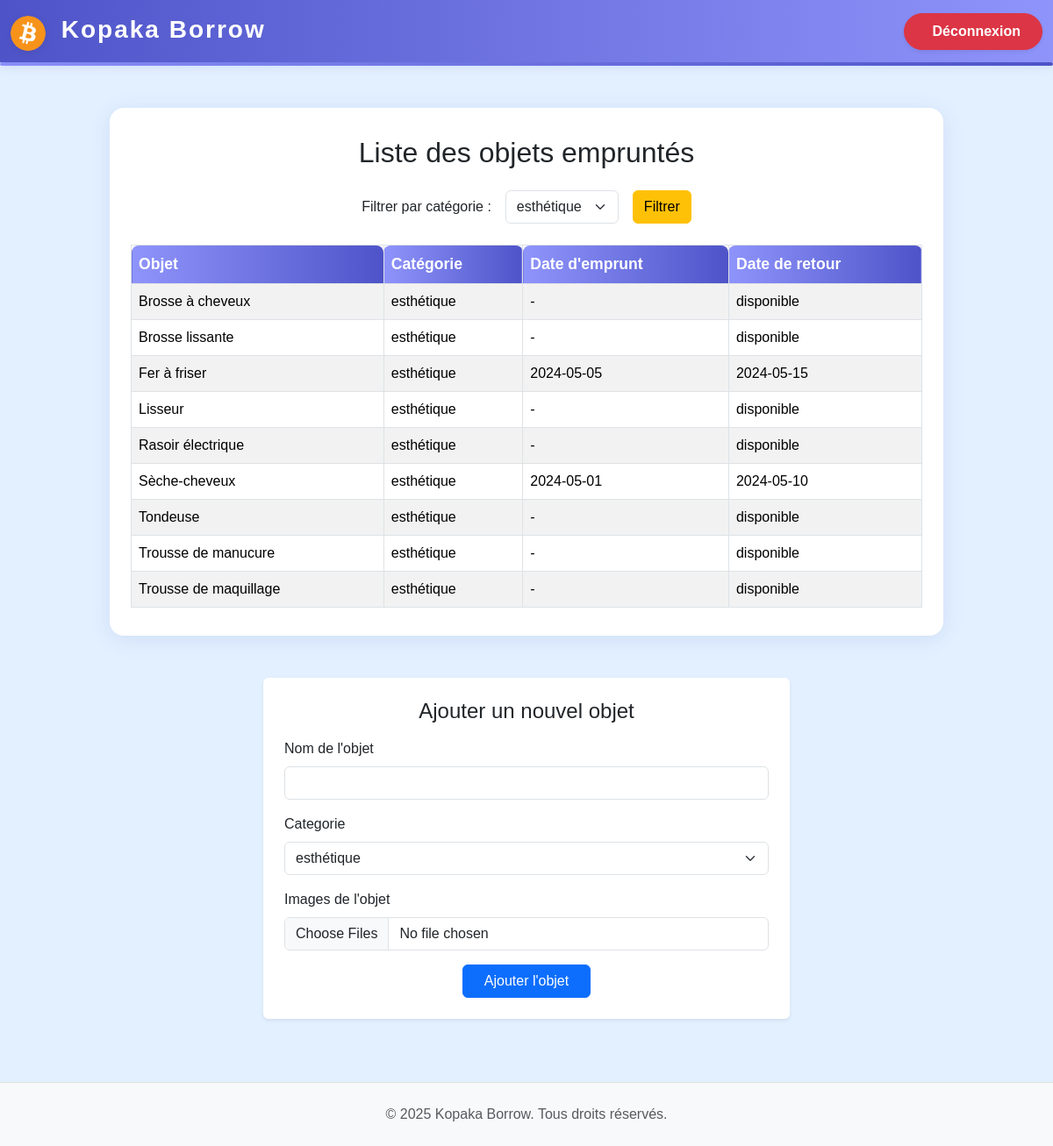
Page /pages/page_sites/home.php?categorie=1 on the committed database.
### tables this page shows
CREATE TABLE EMPRUNTS_objet (
    id_objet INT AUTO_INCREMENT PRIMARY KEY,
    nom_objet VARCHAR(100),
    id_categorie INT,
    id_membre INT,
    FOREIGN KEY (id_categorie) REFERENCES EMPRUNTS_categorie_objet(id_categorie),
    FOREIGN KEY (id_membre) REFERENCES EMPRUNTS_membres(id_membre)
);

CREATE TABLE EMPRUNTS_categorie_objet (
    id_categorie INT AUTO_INCREMENT PRIMARY KEY,
    nom_categorie VARCHAR(100)
);

CREATE TABLE EMPRUNTS_emprunt (
    id_emprunt INT AUTO_INCREMENT PRIMARY KEY,
    id_objet INT,
    id_membre INT,
    date_emprunt DATE,
    date_retour DATE,
    FOREIGN KEY (id_objet) REFERENCES EMPRUNTS_objet(id_objet),
    FOREIGN KEY (id_membre) REFERENCES EMPRUNTS_membres(id_membre)
);

### pages/page_sites/home.php (the view, shortened to what this page needs)
<?php
require_once '../../inc/connexion.php';
require_once '../../inc/functions.php';
$bdd = connectDB();
if (isset($_GET['categorie']) && $_GET['categorie'] != "") {
    $id_categorie = $_GET['categorie'];
} else {
    $id_categorie = null;
}
$categories = array();
$sql_cat = "SELECT id_categorie, nom_categorie FROM EMPRUNTS_categorie_objet";
$res_cat = mysqli_query($bdd, $sql_cat);
if ($res_cat) {
    while ($row = mysqli_fetch_assoc($res_cat)) {
        $categories[] = $row;
    }
}
?>
<!DOCTYPE html>
<html lang="fr">
<head>
    <link rel="stylesheet" href="../../assets/css/bootstrap.min.css">
    <link rel="stylesheet" href="../../assets/css_perso/style_home.css">
</head>
<body>
<?php include '../../inc/header.php'; ?>
<div class="main-content">
    <div style="height: 4px; background: linear-gradient(90deg, #8f94fb 0%, #4e54c8 100%); margin-bottom: 30px; border-radius: 2px;"></div>
    <div class="container mt-5">
        <div class="table-container">
            <h2 class="mb-4 text-center">Liste des objets empruntés</h2>
            <form method="get" action="" class="row g-3 align-items-center mb-4 justify-content-center">
                <div class="col-auto">
                    <label for="categorie" class="col-form-label">Filtrer par catégorie :</label>
                </div>
                <div class="col-auto">
                    <select name="categorie" id="categorie" class="form-select">
                        <?php for ($i = 0; $i < count($categories); $i++) { ?>
                            <option value="<?php echo $categories[$i]['id_categorie']; ?>"<?php if ($id_categorie == $categories[$i]['id_categorie']) { ?> selected<?php } ?>>
                                <?php echo $categories[$i]['nom_categorie']; ?>
                            </option>
                        <?php } ?>
                    </select>
                </div>
                <div class="col-auto">
                    <button type="submit" class="btn btn-warning">Filtrer</button>
                </div>
            </form>
            <div class="table-responsive">
                <table class="table table-bordered table-hover table-striped align-middle">
                    <thead>
                        <tr>
                            <th>Objet</th>
                            <th>Catégorie</th>
                            <th>Date d'emprunt</th>
                            <th>Date de retour</th>
                        </tr>
                    </thead>
                    <tbody>
                        <?php afficher_Tous_Emprunts($bdd, $id_categorie); ?>
                    </tbody>
                </table>
            </div>
        </div>
        <form action="../page_traitements/traitement_ajouter_nouvel_objet.php" method="post" enctype="multipart/form-data" class="mt-5 mb-4 p-4 bg-white rounded shadow-sm" style="max-width: 600px; margin: 0 auto;">
    <h4 class="mb-3 text-center">Ajouter un nouvel objet</h4>
    <div class="mb-3">
        <label for="nom_objet" class="form-label">Nom de l'objet</label>
        <input type="text" class="form-control" id="nom_objet" name="nom_objet" required>
    </div>
    <div class="mb-3">
        <label for="categorie_objet" class="form-label">Categorie</label>
        <select name="categorie_objet" id="categorie_objet" class="form-select" required>
            <?php foreach ($categories as $cat) { ?>
                <option value="<?php echo $cat['id_categorie']; ?>"><?php echo $cat['nom_categorie']; ?></option>
            <?php } ?>
        </select>
    </div>
    <div class="mb-3">
        <label for="images_objet" class="form-label">Images de l'objet</label>
        <input type="file" class="form-control" id="images_objet" name="images_objet[]" accept="image/*" multiple required>
    </div>
    <div class="text-center">
        <button type="submit" class="btn btn-primary px-4">Ajouter l'objet</button>
    </div>
</form>
    </div>
</div>
<?php include '../../inc/footer.php'; ?>
</body>
</html>

### inc/functions.php (shortened to what this page needs)
<?php
function afficher_Tous_Emprunts($bdd, $id_categorie = null) {
    $sql = "
        SELECT o.nom_objet, c.nom_categorie, e.date_emprunt, e.date_retour
        FROM EMPRUNTS_objet o
        JOIN EMPRUNTS_categorie_objet c ON o.id_categorie = c.id_categorie
        LEFT JOIN EMPRUNTS_emprunt e ON o.id_objet = e.id_objet
    ";
    if ($id_categorie) {
        $sql .= " WHERE o.id_categorie = '" . $id_categorie . "'";
    }
    $sql .= " ORDER BY o.nom_objet ASC";
    $res = mysqli_query($bdd, $sql);
    if ($res && mysqli_num_rows($res) > 0) {
        while ($row = mysqli_fetch_assoc($res)) {
            $date_emprunt = $row['date_emprunt'] ? $row['date_emprunt'] : '-';
            $date_retour = $row['date_retour'] ? $row['date_retour'] : 'disponible';
            echo '<tr>';
            echo '<td>' . $row['nom_objet'] . '</td>';
            echo '<td>' . $row['nom_categorie'] . '</td>';
            echo '<td>' . $date_emprunt . '</td>';
            echo '<td>' . $date_retour . '</td>';
            echo '</tr>';
        }
    } else {
        echo '<tr><td colspan="4">Aucun objet trouvé.</td></tr>';
    }
}

### assets/css_perso/style_home.css (style rules this page uses)
html, body { height: 100%; }
body { min-height: 100vh; display: flex; flex-direction: column; background: #e3f0ff; margin: 0; font-family: Arial, sans-serif; }
.main-content { flex: 1 0 auto; }
.table-container { background: #fff; border-radius: 16px; box-shadow: 0 4px 24px rgba(30,64,175,0.10); padding: 32px 24px; margin: 32px auto; max-width: 950px; }
.table thead th { background: linear-gradient(90deg, #8f94fb 0%, #4e54c8 100%); color: #fff; font-weight: bold; font-size: 1.1rem; border-top-left-radius: 8px; border-top-right-radius: 8px; }
.table { margin-bottom: 0; }

### rows in the picture
emprunts_objet: nom_objet "Brosse à cheveux", id_categorie.nom_categorie "esthétique", date_emprunt "-", date_retour "disponible"
emprunts_objet: nom_objet "Brosse lissante", id_categorie.nom_categorie "esthétique", date_emprunt "-", date_retour "disponible"
emprunts_objet: nom_objet "Fer à friser", id_categorie.nom_categorie "esthétique", emprunts_emprunt.date_emprunt "2024-05-05", emprunts_emprunt.date_retour "2024-05-15"
emprunts_objet: nom_objet "Lisseur", id_categorie.nom_categorie "esthétique", date_emprunt "-", date_retour "disponible"
emprunts_objet: nom_objet "Rasoir électrique", id_categorie.nom_categorie "esthétique", date_emprunt "-", date_retour "disponible"
emprunts_objet: nom_objet "Sèche-cheveux", id_categorie.nom_categorie "esthétique", emprunts_emprunt.date_emprunt "2024-05-01", emprunts_emprunt.date_retour "2024-05-10"
emprunts_objet: nom_objet "Tondeuse", id_categorie.nom_categorie "esthétique", date_emprunt "-", date_retour "disponible"
emprunts_objet: nom_objet "Trousse de manucure", id_categorie.nom_categorie "esthétique", date_emprunt "-", date_retour "disponible"
emprunts_objet: nom_objet "Trousse de maquillage", id_categorie.nom_categorie "esthétique", date_emprunt "-", date_retour "disponible"

### other values in the picture
form field categorie "esthétique"
form field categorie_objet "esthétique"
